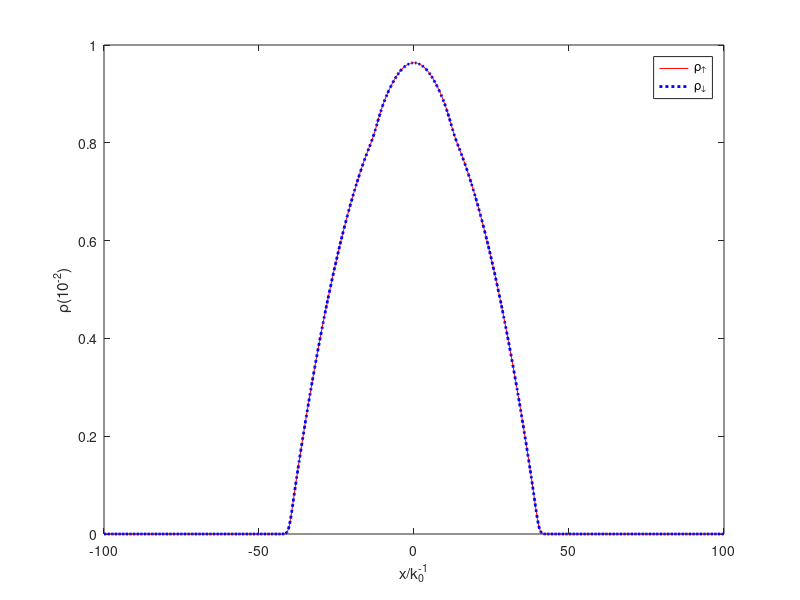
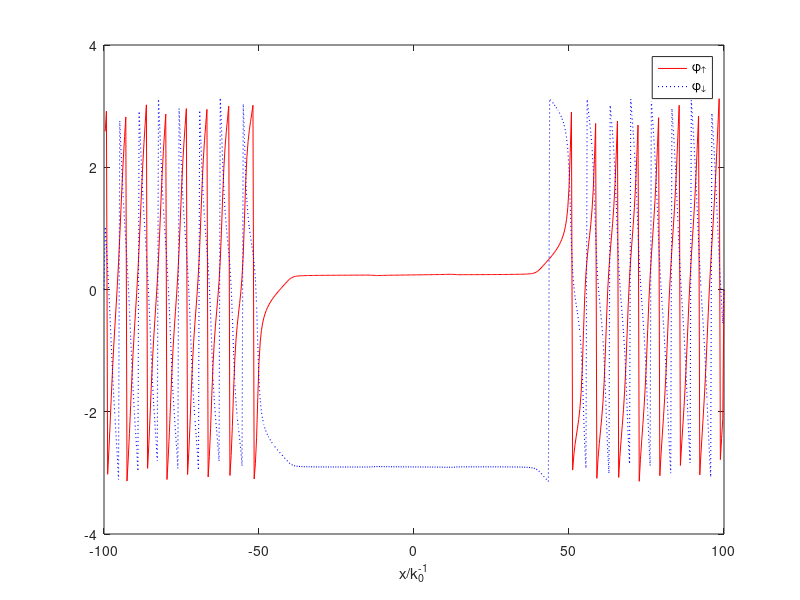
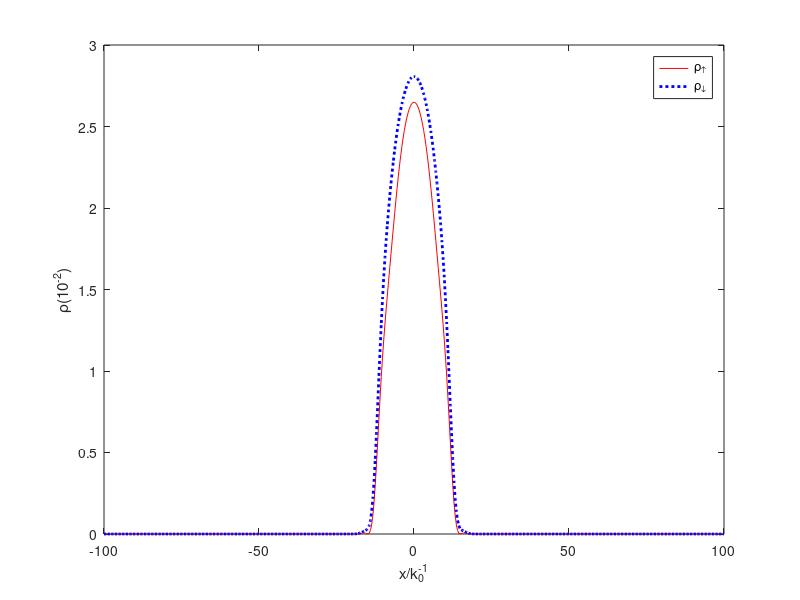
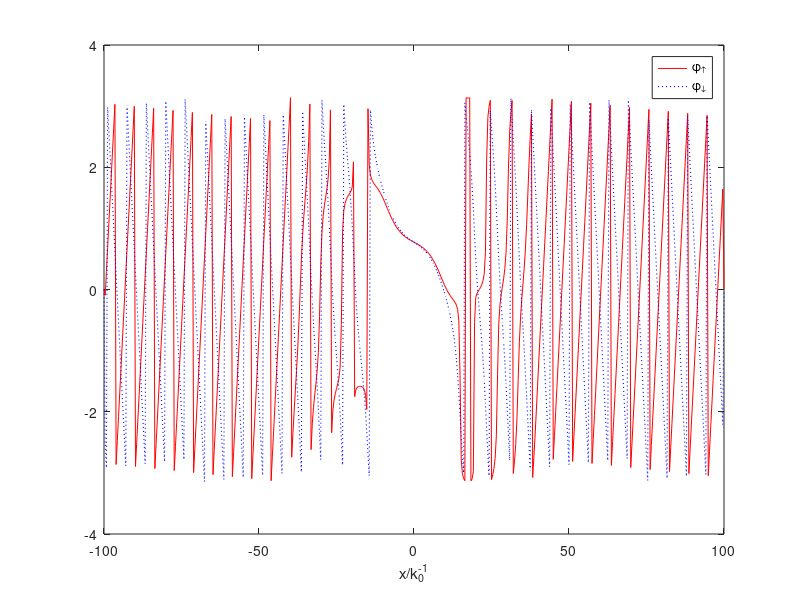

The MATLAB script that drew these images, in order:
%% =========== omega = 6 ========================
% ============= 平面波相 =============================
% close all
DENA1 = dlmread('DENA1.DAT');
DENA2 = dlmread('DENA2.DAT');
DENB1 = dlmread('DENB1.DAT');
DENB2 = dlmread('DENB2.DAT');
PHASEA1 = dlmread('PHASEA1.DAT');
PHASEA2 = dlmread('PHASEA2.DAT');
PHASEB1 = dlmread('PHASEB1.DAT');
PHASEB2 = dlmread('PHASEB2.DAT');
x = linspace(-100, 100, 513);

figure(1);
% multiply with 100
plot(x, 100*DENA1, 'r-', x, 100*DENA2, 'b:', 'LineWidth', 2);
xlabel('x/k_0^{-1}');
ylabel('\rho(10^{-2})');
legend('\rho_\uparrow', '\rho_\downarrow');

%%
% close all
figure(2);
plot(x, PHASEA1, 'r-', x, PHASEA2, 'b:', 'LineWidth', 0.8);
xlabel('x/k_0^{-1}');
% ylabel('\phi');
legend('\phi_\uparrow', '\phi_\downarrow');

%% 
figure(3);
% multiply with 100
plot(x, 100*DENB1, 'r-', x, 100*DENB2, 'b:', 'LineWidth', 2);
xlabel('x/k_0^{-1}');
ylabel('\rho(10^{-2})');
legend('\rho_\uparrow', '\rho_\downarrow');

%% 
figure(4);
plot(x, PHASEB1, 'r-', x, PHASEB2, 'b:', 'LineWidth', 0.8);
xlabel('x/k_0^{-1}');
% ylabel('\phi');
legend('\phi_\uparrow', '\phi_\downarrow');